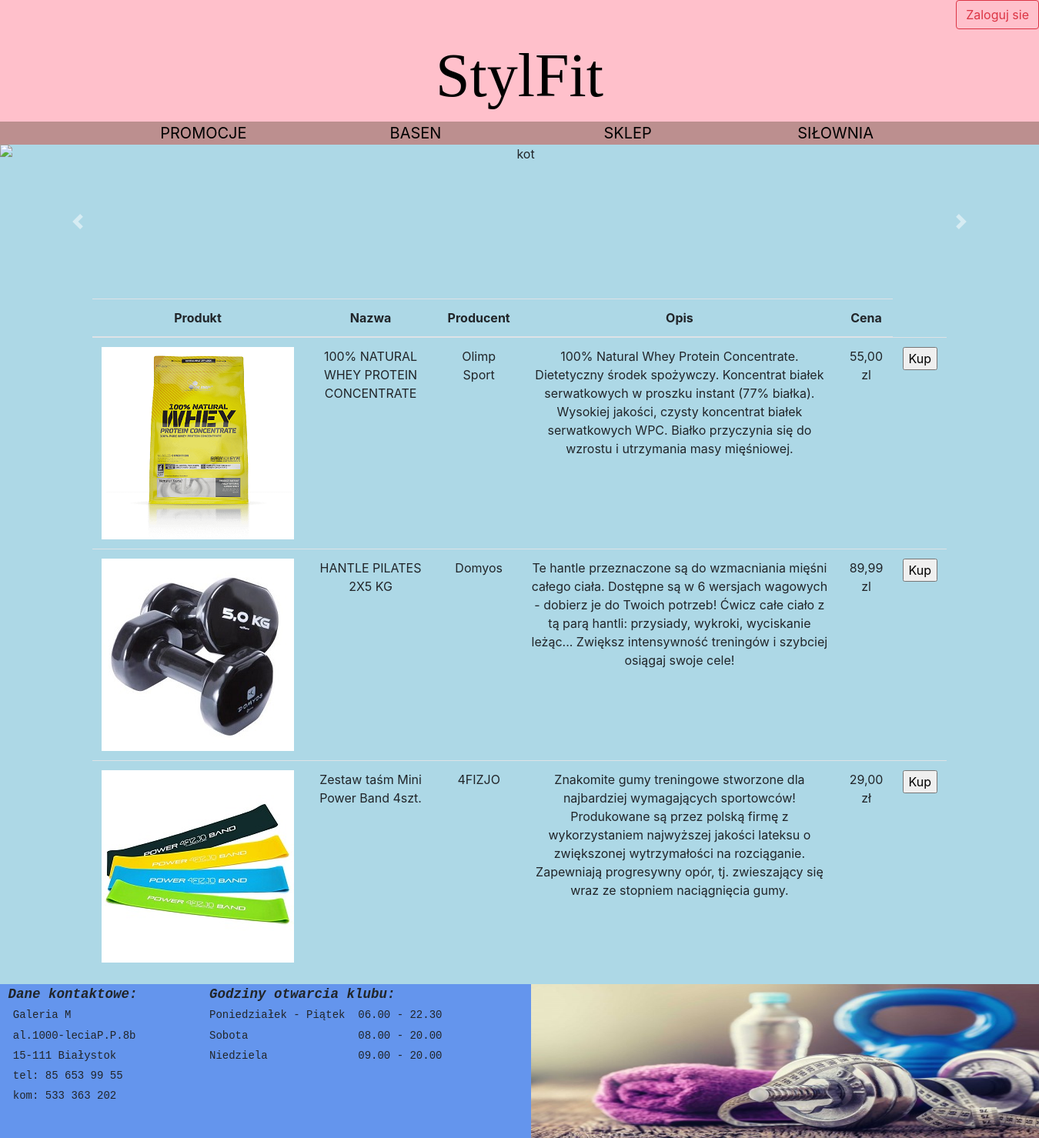
The page /azadanie/skleppo.php on the database its author committed.
### tables this page shows
CREATE TABLE `produkt` (
  `id_produktu` int(6) NOT NULL,
  `nazwa_produktu` varchar(100) NOT NULL,
  `producent` varchar(30) NOT NULL,
  `cena` varchar(20) NOT NULL,
  `zdjecie` varchar(50) NOT NULL,
  `opis_produktu` text DEFAULT NULL
);

### azadanie/skleppo.php (the view, shortened to what this page needs)
<!DOCTYPE html>
<html lang="pl">
<head>
<link rel="stylesheet" href="https://stackpath.bootstrapcdn.com/bootstrap/4.3.1/css/bootstrap.min.css">
<link href="style.css" rel="stylesheet">
<link href="stylaktalizacji.css" rel="stylesheet">
</head>
<body>
<?php
  $conn = mysqli_connect("localhost","root","","silownia");
include('header.php');
?>
<main>
    <article class="artykul">
        <div id="carouselExampleControls" class="carousel slide" data-ride="carousel">
            <div class="carousel-inner">
            <div class="carousel-item active">
                <img src="kar1.jpg" class="d-block w-100" alt="kot" width="1340" height="200">
            </div>
            </div>
            <a class="carousel-control-prev" href="#carouselExampleControls" role="button" data-slide="prev">
            <span class="carousel-control-prev-icon" aria-hidden="true"></span>
            </a>
            <a class="carousel-control-next" href="#carouselExampleControls" role="button" data-slide="next">
                <span class="carousel-control-next-icon" aria-hidden="true"></span>
            </a>
            </div>
	<div class="container">
  <div class="row">
    <div class="col-12">
		<table class="table table-image">
		  <thead>
		    <tr>
		      <th scope="col">Produkt</th>
			  <th scope="col">Nazwa</th>
		      <th scope="col">Producent</th>
		      <th scope="col">Opis</th>
		      <th scope="col">Cena</th>
		    </tr>
		  </thead>
		  <tbody>
		  <?php
$qry = mysqli_query($conn,"SELECT * FROM `produkt` ");
  ?>
  <?php while($row = mysqli_fetch_array($qry)) { ?>
		    <tr>
			  <td><?php echo '<img src="' . $row['zdjecie'] . '" alt=""></p>'; ?></td>
		      <td><?php echo $row['nazwa_produktu']; ?></td>
		      <td><?php echo $row['producent']; ?></td>
			  <td><?php echo $row['opis_produktu']; ?></td>
              <td><?php echo $row['cena']; ?></td>
			              <td>
             <form action='kupywanie.php' method="post">
            <input type="submit" name="Bay_produkt" value="Kup">
             </form>
             </td>
		    </tr>
			<?php } ?>
		  </tbody>
		</table>
    </div>
  </div>
</div>
    </article>
</main>
    <footer>
<div class="row">
  <div class="col-md-2"><pre><b><i> Dane kontaktowe:</i></b><small>
  Galeria M
  al.1000-leciaP.P.8b
  15-111 Białystok
  tel: 85 653 99 55
  kom: 533 363 202</small></pre></div>
  <div class="col-md-4">            <pre><b><i>    Godziny otwarcia klubu: </i></b><small>
     Poniedziałek - Piątek  06.00 - 22.30
     Sobota                 08.00 - 20.00
     Niedziela              09.00 - 20.00</small></pre></div>
  <div class="col-md-6"><img src="ok.jpg" alt="obrazek" width="665" height="200"></div>
</div>
    </footer>
</body>
</html>

### azadanie/header.php
<div id="gora">
    <?php
    if(isset($_SESSION['zalogowany']))
    {
		echo "<b>Zalogowano jako ".$_SESSION['login'].", ".$_SESSION['typ']."  </b>";
        echo '<a class="btn btn-outline-danger" role="button" href="wylogowywanie.php">Wyloguj</a>';
    }
    else
    {
        echo '<a class="btn btn-outline-danger" role="button" href="02.php">Zaloguj sie</a>';
    }
    ?>
</div>
    <header>
        <p><a href="01.php">StylFit</a></p>
    </header>
<nav id="menu">
    <ul>
        <li><a href="04.php">PROMOCJE</a></li>
        <li><a href="05.php">BASEN</a></li>
        <?php
	    	if(isset($_SESSION['zalogowany']))
			{
				echo '<li><a href="06.php">MOJE KONTO</a></li>';
				echo '<li><a href="skleppo.php">SKLEP</a></li>';
				echo '<li><a href="silowniapo.php">SIŁOWNIA</a></li>';
				if ($_SESSION['typ'] == 'admin') {
			echo '<li><a href="panel.php">PANEL ADMINISTRACYJNY</a></li>';
		}
			}
			else
			{
				echo '<li><a href="sklepprzed.php">SKLEP</a></li>';
				echo '<li><a href="silowniaprzed.php">SIŁOWNIA</a></li>';
			};
		?>
    </ul>
</nav>

### azadanie/style.css (style rules this page uses)
header { background-color: pink; font-size: 80px; text-align:left; color: black; flex: 50%; font-family:fantasy; }
#menu { background-color: rosybrown; font-size: 20px; text-align: center; }
.artykul { background-color: lightblue; flex: 30%; height: auto; }
main { display: flex; }
footer { background-color: cornflowerblue; flex: 30%; font-size: 20px; text-align:left; }
p,body { margin:0; padding:0; text-align: center; }
ul { margin: 0; padding: 0; list-style-type: none; }
li { display: inline-block; width: 20%; line-break: normal; margin: 0; padding: 0; }
a { color: black; text-decoration: none; text-align:center; }

### azadanie/stylaktalizacji.css (style rules this page uses)
#gora { background-color: pink; text-align: right; }

### rows shown on the page
produkt: zdjecie (picture), nazwa_produktu "100% NATURAL WHEY PROTEIN CONCENTRATE", producent "Olimp Sport", opis_produktu "100% Natural Whey Protein Concentrate. Dietetyczny środek spożywczy. Koncentrat białek serwatkowych w proszku instant (77% białka). Wysokiej jakości, czysty koncentrat białek serwatkowych WPC. Białko przyczynia się do wzrostu i utrzymania masy mięśniowej.", cena "55,00 zl"
produkt: zdjecie (picture), nazwa_produktu "HANTLE PILATES 2X5 KG", producent "Domyos", opis_produktu "Te hantle przeznaczone są do wzmacniania mięśni całego ciała. Dostępne są w 6 wersjach wagowych - dobierz je do Twoich potrzeb! Ćwicz całe ciało z tą parą hantli: przysiady, wykroki, wyciskanie leżąc... Zwiększ intensywność treningów i szybciej osiągaj swoje cele!", cena "89,99 zl"
produkt: zdjecie (picture), nazwa_produktu "Zestaw taśm Mini Power Band 4szt.", producent "4FIZJO", opis_produktu "Znakomite gumy treningowe stworzone dla najbardziej wymagających sportowców! Produkowane są przez polską firmę z wykorzystaniem najwyższej jakości lateksu o zwiększonej wytrzymałości na rozciąganie. Zapewniają progresywny opór, tj. zwieszający się wraz ze stopniem naciągnięcia gumy.", cena "29,00 zł"
